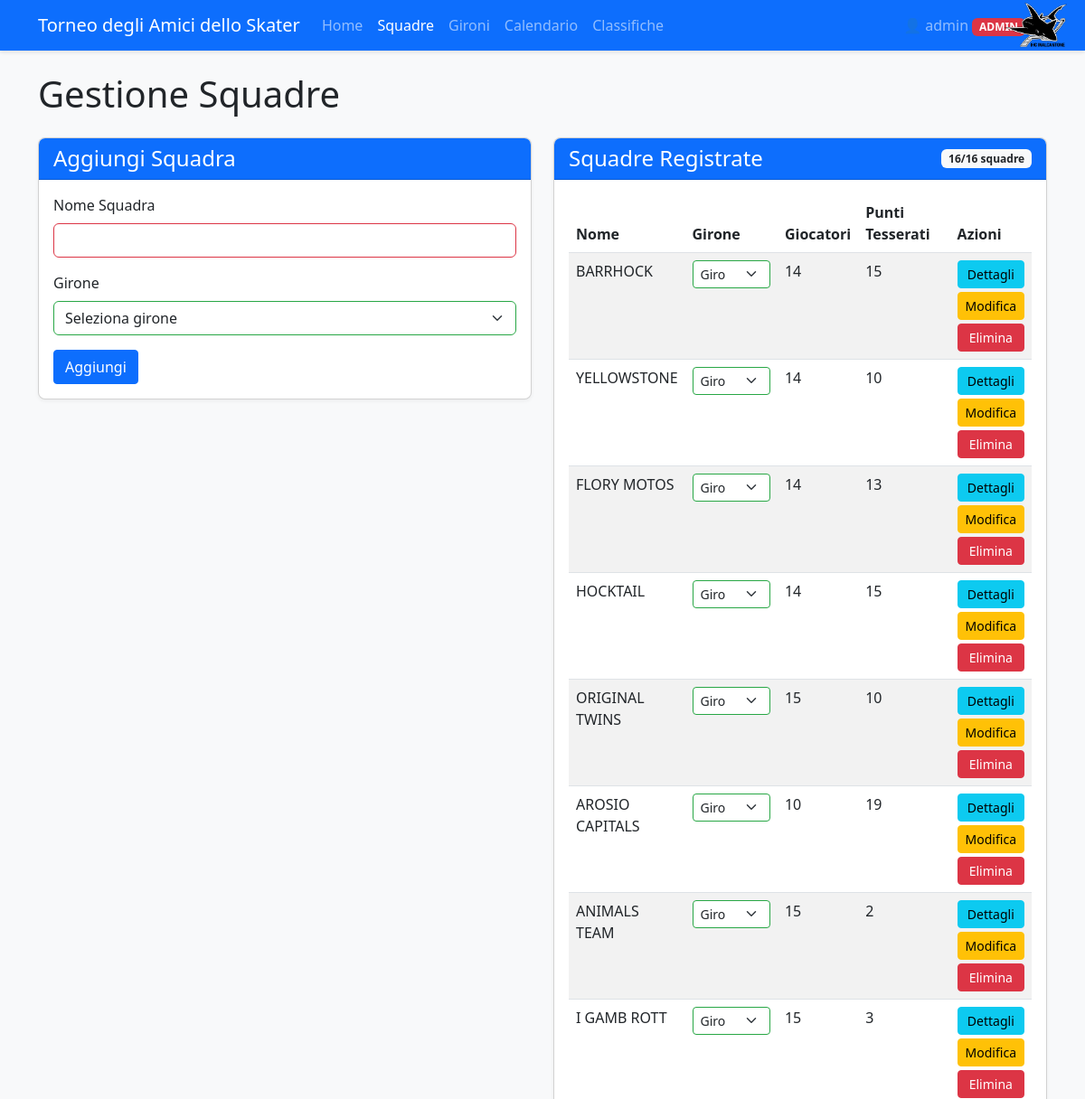
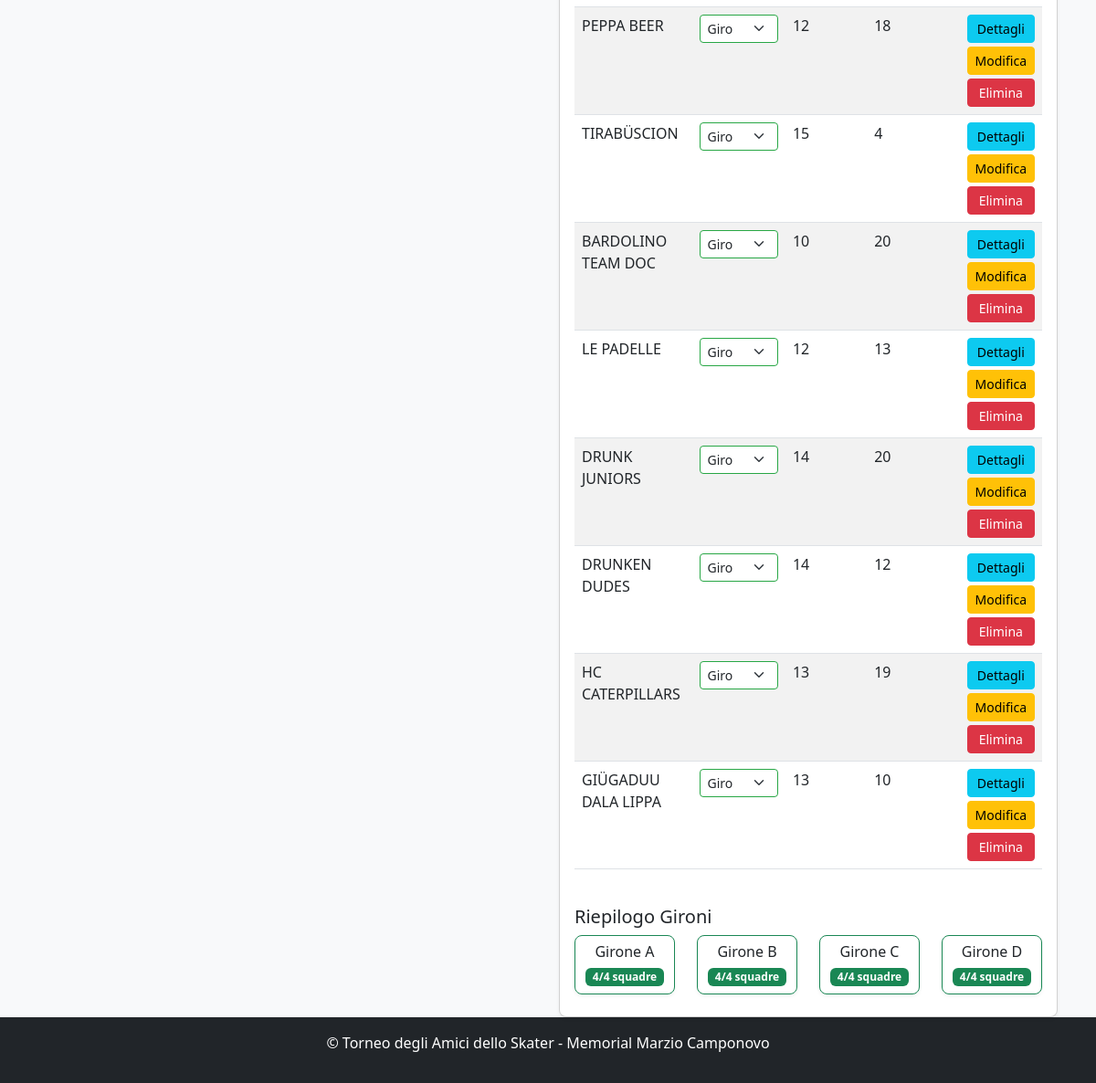
Page /teams (signed in) on the committed database (2 pictures, top to bottom).
### app.py (models this page shows, shortened)
class User(UserMixin, db.Model):
    id = db.Column(db.Integer, primary_key=True)
    username = db.Column(db.String(80), unique=True, nullable=False)
    password_hash = db.Column(db.String(200), nullable=False)
    role = db.Column(db.String(20), default='user')  # 'user' o 'admin'
    created_at = db.Column(db.DateTime, default=datetime.utcnow)
    def is_admin(self):
        return self.role == 'admin'

class Team(db.Model):
    id = db.Column(db.Integer, primary_key=True)
    name = db.Column(db.String(100), nullable=False, unique=True)
    group = db.Column(db.String(1))  # A, B, C, or D
    group_order = db.Column(db.Integer, default=0)  # NUOVO CAMPO per l'ordinamento nel girone
    players = db.relationship('Player', backref='team', lazy=True)
    matches = db.relationship(
        'Match',
        primaryjoin="or_(Team.id == Match.team1_id, Team.id == Match.team2_id)",
        lazy=True,
        overlaps="team1,team2"
    )
    wins = db.Column(db.Integer, default=0)
    losses = db.Column(db.Integer, default=0)
    draws = db.Column(db.Integer, default=0)
    goals_for = db.Column(db.Integer, default=0)
    goals_against = db.Column(db.Integer, default=0)
    points = db.Column(db.Integer, default=0)
    @property
    def player_points_total(self):
        return sum(player.registration_points for player in self.players)

class Player(db.Model):
    id = db.Column(db.Integer, primary_key=True)
    name = db.Column(db.String(100), nullable=False)
    team_id = db.Column(db.Integer, db.ForeignKey('team.id'), nullable=False)
    is_registered = db.Column(db.Boolean, default=False)
    category = db.Column(db.String(100))  # LNA/LNB, 1a Lega, 2a Lega, Non tesserato
    goals = db.Column(db.Integer, default=0)
    assists = db.Column(db.Integer, default=0)
    penalties = db.Column(db.Integer, default=0)
    @property
    def registration_points(self):
        if not self.is_registered:
            return 0  # Non tesserato = 0 punti
        points_map = {
            'LNA/LNB': 5,     # LNA/LNB = 5 punti
            '1a Lega': 3,     # 1° Lega = 3 punti
            '2a Lega': 2,     # 2° Lega = 2 punti
            'Femminile': 0,   # Femminile = 0 punti
            'Veterani': 0,     # Veterani = 0 punti
            'Portiere': 0,     # Portiere = 0 punti
            'Old': 0
        }
        return points_map.get(self.category, 0)  # Default 0 punti se categoria non riconosciuta

### app.py (the view)
    def decorated_function(*args, **kwargs):
        if not current_user.is_authenticated or not current_user.is_admin():
            flash('Accesso negato. Privilegi di amministratore richiesti.', 'danger')
            return redirect(url_for('index'))
        return f(*args, **kwargs)

### app.py (called while the page is built, shortened)
@login_manager.user_loader
def load_user(user_id):
    return User.query.get(int(user_id))

def admin_required(f):
    def decorated_function(*args, **kwargs):
        if not current_user.is_authenticated or not current_user.is_admin():
            flash('Accesso negato. Privilegi di amministratore richiesti.', 'danger')
            return redirect(url_for('index'))
        return f(*args, **kwargs)
    decorated_function.__name__ = f.__name__
    return decorated_function

@app.teardown_appcontext
def cleanup_db(error):
    if error:
        db.session.rollback()
    db.session.remove()

def get_tournament_dates():
    try:
        if db.inspect(db.engine).has_table('tournament_settings'):
            settings = TournamentSettings.query.first()
            if settings and settings.qualification_day1:
                return {
                    'qualification_day1': settings.qualification_day1,
                    'qualification_day2': settings.qualification_day2,
                    'quarterfinals_ml': settings.quarterfinals_ml_date,
                    'quarterfinals_bl': settings.quarterfinals_bl_date,
                    'semifinals_ml': settings.semifinals_ml_date,
                    'semifinals_bl': settings.semifinals_bl_date,
                    'finals': settings.finals_date
                }
    except Exception as e:
        print(f"Errore nel recupero date da settings: {e}")

@app.route('/teams')
@login_required
@admin_required
def teams():
    teams = Team.query.order_by(Team.group.nulls_last(), Team.group_order, Team.name).all()
    team_count = Team.query.count()
    max_teams = 16
    return render_template('teams.html', teams=teams, team_count=team_count, max_teams=max_teams)

@app.context_processor
def inject_tournament_dates():
    try:
        formatted_dates = format_tournament_dates()
        return {'tournament_dates': formatted_dates}
    except Exception as e:
        current_year = datetime.now().year
        return {
            'tournament_dates': {
                'qualification_day1': {
                    'date': datetime(current_year, 7, 13).date(),
                    'formatted': f'13/07/{current_year}',
                    'day_name_it': 'Sabato'
                },
                'qualification_day2': {
                    'date': datetime(current_year, 7, 14).date(),
                    'formatted': f'14/07/{current_year}',
                    'day_name_it': 'Domenica'
                }
            }
        }

### templates/teams.html (shortened to what this page needs)
<!DOCTYPE html>
<html lang="it">
<head>
    <link rel="stylesheet" href="https://cdn.jsdelivr.net/npm/bootstrap@5.3.0/dist/css/bootstrap.min.css">
    <link rel="stylesheet" href="{{ url_for('static', filename='style.css') }}">
</head>
<body class="d-flex flex-column min-vh-100">
    <nav class="navbar navbar-expand-lg navbar-dark bg-primary">
        <div class="container">
            <a class="navbar-brand" href="{{ url_for('index') }}">Torneo degli Amici dello Skater</a>
            <div class="collapse navbar-collapse" id="navbarNav">
                <ul class="navbar-nav me-auto">
                    <li class="nav-item">
                        <a class="nav-link" href="{{ url_for('index') }}">Home</a>
                    </li>
                    <li class="nav-item">
                        <a class="nav-link active" href="{{ url_for('teams') }}">Squadre</a>
                    </li>
                    <li class="nav-item">
                        <a class="nav-link" href="{{ url_for('groups') }}">Gironi</a>
                    </li>
                    <li class="nav-item">
                        <a class="nav-link" href="{{ url_for('schedule') }}">Calendario</a>
                    </li>
                    <li class="nav-item">
                        <a class="nav-link" href="{{ url_for('standings') }}">Classifiche</a>
                    </li>
                </ul>
                <ul class="navbar-nav ms-auto">
                    {% if current_user.is_authenticated %}
                        <li class="nav-item dropdown">
                            <a class="nav-link dropdown-toggle" href="#" role="button" data-bs-toggle="dropdown">
                                👤 {{ current_user.username }}
                                {% if current_user.is_admin() %}
                                    <span class="badge bg-danger">ADMIN</span>
                                {% endif %}
                            </a>
                        </li>
                    {% endif %}
                </ul>
            </div>
            <div class="navbar-logo">
                <img src="{{ url_for('static', filename='logo.png') }}" alt="IHC Malcantone" />
            </div>
        </div>
    </nav>
    <div class="container mt-4">
        <h1>Gestione Squadre</h1>
        <div class="row mt-4">
            <div class="col-md-6">
                <div class="card">
                    <div class="card-header bg-primary text-white">
                        <h4 class="mb-0">Aggiungi Squadra</h4>
                    </div>
                    <div class="card-body">
                        <form method="post" action="{{ url_for('add_team') }}">
                            <div class="mb-3">
                                <label for="team_name" class="form-label">Nome Squadra</label>
                                <input type="text" class="form-control" id="team_name" name="team_name" required>
                            </div>
                            <div class="mb-3">
                                <label for="group" class="form-label">Girone</label>
                                <select class="form-select" id="group" name="group">
                                    <option value="">Seleziona girone</option>
                                </select>
                            </div>
                            <button type="submit" class="btn btn-primary">Aggiungi</button>
                        </form>
                    </div>
                </div>
            </div>
            <div class="col-md-6">
                <div class="card">
                    <div class="card-header bg-primary text-white d-flex justify-content-between align-items-center">
                        <h4 class="mb-0">Squadre Registrate</h4>
                        <span class="badge bg-light text-dark">
                            {{ team_count }}/{{ max_teams }} squadre
                        </span>
                    </div>
                    <div class="card-body">
                        {% if teams %}
                            <div class="table-responsive">
                                <table class="table table-striped">
                                    <thead>
                                        <tr>
                                            <th>Nome</th>
                                            <th width="140">Girone</th>
                                            <th width="80">Giocatori</th>
                                            <th width="120">Punti Tesserati</th>
                                            <th>Azioni</th>
                                        </tr>
                                    </thead>
                                    <tbody>
                                        {% for team in teams %}
                                            <tr>
                                                <td>{{ team.name }}</td>
                                                <td>
                                                    <form method="post" action="{{ url_for('update_team_group', team_id=team.id) }}" class="d-inline">
                                                        <div class="input-group input-group-sm">
                                                            <select class="form-select form-select-sm girone-select" name="group" onchange="this.form.submit()">
                                                                <option value="A" {% if team.group == 'A' %}selected{% endif %}>Girone A</option>
                                                                <option value="B" {% if team.group == 'B' %}selected{% endif %}>Girone B</option>
                                                                <option value="C" {% if team.group == 'C' %}selected{% endif %}>Girone C</option>
                                                                <option value="D" {% if team.group == 'D' %}selected{% endif %}>Girone D</option>
                                                            </select>
                                                        </div>
                                                    </form>
                                                </td>
                                                <td>{{ team.players|length }}</td>
                                                <td>
                                                    {{ team.player_points_total }}
                                                </td>
                                                <td>
                                                    <div class="d-grid gap-1">
                                                        <a href="{{ url_for('team_detail', team_id=team.id) }}" class="btn btn-sm btn-info">Dettagli</a>
                                                        <a href="{{ url_for('edit_team', team_id=team.id) }}" class="btn btn-sm btn-warning">Modifica</a>
                                                        <button type="button" class="btn btn-sm btn-danger" onclick="deleteTeam('{{ team.id }}', '{{ team.name }}')">Elimina</button>
                                                    </div>
                                                </td>
                                            </tr>
                                        {% endfor %}
                                    </tbody>
                                </table>
                            </div>
                            <div class="mt-4">
                                <h5>Riepilogo Gironi</h5>
                                <div class="row">
                                    {% for group in ['A', 'B', 'C', 'D'] %}
                                        {% set group_teams = teams | selectattr("group", "equalto", group) | list %}
                                        <div class="col-md-3 mb-2">
                                            <div class="card {% if group_teams|length == 4 %}border-success{% elif group_teams|length > 4 %}border-danger{% else %}border-warning{% endif %}">
                                                <div class="card-body text-center p-2">
                                                    <h6 class="card-title mb-1">Girone {{ group }}</h6>
                                                    <span class="badge {% if group_teams|length == 4 %}bg-success{% elif group_teams|length > 4 %}bg-danger{% else %}bg-warning{% endif %}">
                                                        {{ group_teams|length }}/4 squadre
                                                    </span>
                                                </div>
                                            </div>
                                        </div>
                                    {% endfor %}
                                </div>
                            </div>
                        {% else %}
                            <p>Nessuna squadra registrata.</p>
                        {% endif %}
                    </div>
                </div>
            </div>
        </div>
    </div>
    <footer class="bg-dark text-white py-3 mt-auto">
        <div class="container text-center">
            <p>© Torneo degli Amici dello Skater - Memorial Marzio Camponovo</p>
        </div>
    </footer>
</body>
</html>

### static/style.css (style rules this page uses)
body { font-family: "Segoe UI", Tahoma, Geneva, Verdana, sans-serif; background-color: #f8f9fa; }
.navbar { box-shadow: 0 2px 4px rgba(0, 0, 0, 0.1); }
.card { box-shadow: 0 2px 4px rgba(0, 0, 0, 0.05); border-radius: 8px; overflow: hidden; }
.card-header { font-weight: 600; }
.table th { font-weight: 600; }
.btn { border-radius: 4px; }
footer { margin-top: 2rem; }
.navbar-logo { position: absolute; right: 20px; top: 50%; transform: translateY(-50%); z-index: 1000; }
.navbar-logo img { height: 50px; width: auto; }
.form-control:invalid, .form-select:invalid { border-color: #dc3545; }
.form-control:valid, .form-select:valid { border-color: #28a745; }
.btn { transition: all 0.3s ease; }

### rows in the picture
User: username "admin"
Team: name "BARRHOCK", group "Girone A", players|length "14", player_points_total "15"
Team: name "YELLOWSTONE", group "Girone A", players|length "14", player_points_total "10"
Team: name "FLORY MOTOS", group "Girone A", players|length "14", player_points_total "13"
Team: name "HOCKTAIL", group "Girone A", players|length "14", player_points_total "15"
Team: name "ORIGINAL TWINS", group "Girone B", players|length "15", player_points_total "10"
Team: name "AROSIO CAPITALS", group "Girone B", players|length "10", player_points_total "19"
Team: name "ANIMALS TEAM", group "Girone B", players|length "15", player_points_total "2"
Team: name "I GAMB ROTT", group "Girone B", players|length "15", player_points_total "3"
Team: name "PEPPA BEER", group "Girone C", players|length "12", player_points_total "18"
Team: name "TIRABÜSCION", group "Girone C", players|length "15", player_points_total "4"
Team: name "BARDOLINO TEAM DOC", group "Girone C", players|length "10", player_points_total "20"
Team: name "LE PADELLE", group "Girone C", players|length "12", player_points_total "13"
Team: name "DRUNK JUNIORS", group "Girone D", players|length "14", player_points_total "20"
Team: name "DRUNKEN DUDES", group "Girone D", players|length "14", player_points_total "12"
Team: name "HC CATERPILLARS", group "Girone D", players|length "13", player_points_total "19"
Team: name "GIÜGADUU DALA LIPPA", group "Girone D", players|length "13", player_points_total "10"

### other values in the picture
{{ team_count }} "16"
{{ max_teams }} "16"
{{ group }} "A" "B" "C" "D"
{{ group_teams|length }} "4" "4" "4" "4"
